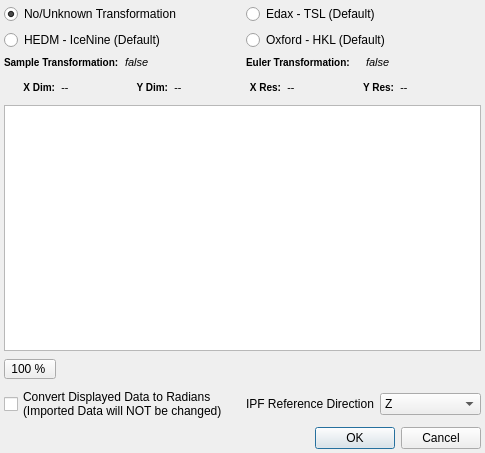
<?xml version="1.0" encoding="UTF-8"?>
<ui version="4.0">
 <class>QEbsdReferenceFrameDialog</class>
 <widget class="QDialog" name="QEbsdReferenceFrameDialog">
  <property name="geometry">
   <rect>
    <x>0</x>
    <y>0</y>
    <width>485</width>
    <height>453</height>
   </rect>
  </property>
  <property name="windowTitle">
   <string>Advanced Reference Frame Options</string>
  </property>
  <layout class="QGridLayout" name="gridLayout_2">
   <property name="leftMargin">
    <number>4</number>
   </property>
   <property name="topMargin">
    <number>4</number>
   </property>
   <property name="rightMargin">
    <number>4</number>
   </property>
   <property name="bottomMargin">
    <number>4</number>
   </property>
   <item row="6" column="0" colspan="2">
    <widget class="QDialogButtonBox" name="buttonBox">
     <property name="orientation">
      <enum>Qt::Horizontal</enum>
     </property>
     <property name="standardButtons">
      <set>QDialogButtonBox::Cancel|QDialogButtonBox::Ok</set>
     </property>
    </widget>
   </item>
   <item row="0" column="0">
    <layout class="QVBoxLayout" name="verticalLayout">
     <item>
      <widget class="QRadioButton" name="m_NoTransBtn">
       <property name="layoutDirection">
        <enum>Qt::LeftToRight</enum>
       </property>
       <property name="text">
        <string>No/Unknown Transformation</string>
       </property>
       <property name="checked">
        <bool>true</bool>
       </property>
      </widget>
     </item>
     <item>
      <widget class="QRadioButton" name="m_HEDMdefaultBtn">
       <property name="text">
        <string>HEDM - IceNine (Default)</string>
       </property>
      </widget>
     </item>
    </layout>
   </item>
   <item row="0" column="1">
    <layout class="QVBoxLayout" name="verticalLayout_2">
     <item>
      <widget class="QRadioButton" name="m_TSLdefaultBtn">
       <property name="text">
        <string>Edax - TSL (Default)</string>
       </property>
       <property name="shortcut">
        <string>Ctrl+S</string>
       </property>
       <property name="checked">
        <bool>false</bool>
       </property>
       <property name="autoExclusive">
        <bool>false</bool>
       </property>
      </widget>
     </item>
     <item>
      <widget class="QRadioButton" name="m_HKLdefaultBtn">
       <property name="layoutDirection">
        <enum>Qt::LeftToRight</enum>
       </property>
       <property name="text">
        <string>Oxford - HKL (Default)</string>
       </property>
      </widget>
     </item>
    </layout>
   </item>
   <item row="1" column="0" colspan="2">
    <layout class="QHBoxLayout" name="horizontalLayout_3" stretch="0,0,0,0">
     <property name="bottomMargin">
      <number>0</number>
     </property>
     <item>
      <widget class="QLabel" name="label_3">
       <property name="font">
        <font>
         <pointsize>-1</pointsize>
         <weight>75</weight>
         <bold>true</bold>
        </font>
       </property>
       <property name="styleSheet">
        <string notr="true">QLabel {
font-weight: bold;
font-size: 10px;
}</string>
       </property>
       <property name="text">
        <string>Sample Transformation:</string>
       </property>
       <property name="alignment">
        <set>Qt::AlignJustify|Qt::AlignVCenter</set>
       </property>
       <property name="wordWrap">
        <bool>false</bool>
       </property>
      </widget>
     </item>
     <item>
      <widget class="QLabel" name="m_SampleTransformationLabel">
       <property name="font">
        <font>
         <pointsize>-1</pointsize>
         <italic>true</italic>
        </font>
       </property>
       <property name="styleSheet">
        <string notr="true">QLabel {
	font-size: 11px;
	font-style: italic;
}</string>
       </property>
       <property name="text">
        <string>false</string>
       </property>
       <property name="scaledContents">
        <bool>true</bool>
       </property>
      </widget>
     </item>
     <item>
      <widget class="QLabel" name="label_21">
       <property name="font">
        <font>
         <pointsize>-1</pointsize>
         <weight>75</weight>
         <bold>true</bold>
        </font>
       </property>
       <property name="styleSheet">
        <string notr="true">QLabel {
font-weight: bold;
font-size: 10px;
}</string>
       </property>
       <property name="text">
        <string>Euler Transformation:</string>
       </property>
       <property name="alignment">
        <set>Qt::AlignJustify|Qt::AlignVCenter</set>
       </property>
       <property name="wordWrap">
        <bool>false</bool>
       </property>
      </widget>
     </item>
     <item>
      <widget class="QLabel" name="m_EulerTransformationLabel">
       <property name="font">
        <font>
         <pointsize>-1</pointsize>
         <italic>true</italic>
        </font>
       </property>
       <property name="styleSheet">
        <string notr="true">QLabel {
	font-size: 11px;
	font-style: italic;
}</string>
       </property>
       <property name="text">
        <string>false</string>
       </property>
       <property name="scaledContents">
        <bool>true</bool>
       </property>
      </widget>
     </item>
    </layout>
   </item>
   <item row="2" column="0" colspan="2">
    <layout class="QHBoxLayout" name="horizontalLayout_2">
     <property name="bottomMargin">
      <number>0</number>
     </property>
     <item>
      <widget class="QLabel" name="label_13">
       <property name="font">
        <font>
         <pointsize>-1</pointsize>
         <weight>75</weight>
         <bold>true</bold>
        </font>
       </property>
       <property name="styleSheet">
        <string notr="true">QLabel {
font-weight: bold;
font-size: 10px;
}</string>
       </property>
       <property name="text">
        <string>X Dim:</string>
       </property>
       <property name="alignment">
        <set>Qt::AlignRight|Qt::AlignTrailing|Qt::AlignVCenter</set>
       </property>
      </widget>
     </item>
     <item>
      <widget class="QLabel" name="m_XDim">
       <property name="font">
        <font>
         <pointsize>-1</pointsize>
         <italic>true</italic>
        </font>
       </property>
       <property name="styleSheet">
        <string notr="true">QLabel {
	font-size: 11px;
	font-style: italic;
}</string>
       </property>
       <property name="text">
        <string>--</string>
       </property>
       <property name="scaledContents">
        <bool>true</bool>
       </property>
      </widget>
     </item>
     <item>
      <widget class="QLabel" name="label_14">
       <property name="font">
        <font>
         <pointsize>-1</pointsize>
         <weight>75</weight>
         <bold>true</bold>
        </font>
       </property>
       <property name="styleSheet">
        <string notr="true">QLabel {
font-weight: bold;
font-size: 10px;
}</string>
       </property>
       <property name="text">
        <string>Y Dim:</string>
       </property>
       <property name="alignment">
        <set>Qt::AlignRight|Qt::AlignTrailing|Qt::AlignVCenter</set>
       </property>
      </widget>
     </item>
     <item>
      <widget class="QLabel" name="m_YDim">
       <property name="font">
        <font>
         <pointsize>-1</pointsize>
         <italic>true</italic>
        </font>
       </property>
       <property name="styleSheet">
        <string notr="true">QLabel {
	font-size: 11px;
	font-style: italic;
}</string>
       </property>
       <property name="text">
        <string>--</string>
       </property>
       <property name="scaledContents">
        <bool>true</bool>
       </property>
      </widget>
     </item>
     <item>
      <widget class="QLabel" name="label_16">
       <property name="font">
        <font>
         <pointsize>-1</pointsize>
         <weight>75</weight>
         <bold>true</bold>
        </font>
       </property>
       <property name="styleSheet">
        <string notr="true">QLabel {
font-weight: bold;
font-size: 10px;
}</string>
       </property>
       <property name="text">
        <string>X Res:</string>
       </property>
       <property name="alignment">
        <set>Qt::AlignRight|Qt::AlignTrailing|Qt::AlignVCenter</set>
       </property>
      </widget>
     </item>
     <item>
      <widget class="QLabel" name="m_XRes">
       <property name="font">
        <font>
         <pointsize>-1</pointsize>
         <italic>true</italic>
        </font>
       </property>
       <property name="styleSheet">
        <string notr="true">QLabel {
	font-size: 11px;
	font-style: italic;
}</string>
       </property>
       <property name="text">
        <string>--</string>
       </property>
       <property name="scaledContents">
        <bool>true</bool>
       </property>
      </widget>
     </item>
     <item>
      <widget class="QLabel" name="label_17">
       <property name="font">
        <font>
         <pointsize>-1</pointsize>
         <weight>75</weight>
         <bold>true</bold>
        </font>
       </property>
       <property name="styleSheet">
        <string notr="true">QLabel {
font-weight: bold;
font-size: 10px;
}</string>
       </property>
       <property name="text">
        <string>Y Res:</string>
       </property>
       <property name="alignment">
        <set>Qt::AlignRight|Qt::AlignTrailing|Qt::AlignVCenter</set>
       </property>
      </widget>
     </item>
     <item>
      <widget class="QLabel" name="m_YRes">
       <property name="font">
        <font>
         <pointsize>-1</pointsize>
         <italic>true</italic>
        </font>
       </property>
       <property name="styleSheet">
        <string notr="true">QLabel {
	font-size: 11px;
	font-style: italic;
}</string>
       </property>
       <property name="text">
        <string>--</string>
       </property>
       <property name="scaledContents">
        <bool>true</bool>
       </property>
      </widget>
     </item>
     <item>
      <widget class="QPushButton" name="showHelp">
       <property name="sizePolicy">
        <sizepolicy hsizetype="Fixed" vsizetype="Fixed">
         <horstretch>0</horstretch>
         <verstretch>0</verstretch>
        </sizepolicy>
       </property>
       <property name="minimumSize">
        <size>
         <width>24</width>
         <height>24</height>
        </size>
       </property>
       <property name="maximumSize">
        <size>
         <width>24</width>
         <height>24</height>
        </size>
       </property>
       <property name="text">
        <string/>
       </property>
       <property name="icon">
        <iconset resource="../../../../../Resources/icons/images/Icons.qrc">
         <normaloff>:/help2.png</normaloff>:/help2.png</iconset>
       </property>
       <property name="iconSize">
        <size>
         <width>24</width>
         <height>24</height>
        </size>
       </property>
       <property name="autoDefault">
        <bool>false</bool>
       </property>
       <property name="flat">
        <bool>true</bool>
       </property>
      </widget>
     </item>
    </layout>
   </item>
   <item row="4" column="0" colspan="2">
    <layout class="QHBoxLayout" name="horizontalLayout_5">
     <property name="spacing">
      <number>5</number>
     </property>
     <item>
      <widget class="QToolButton" name="zoomButton">
       <property name="maximumSize">
        <size>
         <width>16777</width>
         <height>20</height>
        </size>
       </property>
       <property name="font">
        <font>
         <weight>50</weight>
         <bold>false</bold>
        </font>
       </property>
       <property name="toolTip">
        <string>Set a specific zoon level</string>
       </property>
       <property name="statusTip">
        <string>Selects a set magnification level</string>
       </property>
       <property name="text">
        <string>100 % </string>
       </property>
       <property name="popupMode">
        <enum>QToolButton::InstantPopup</enum>
       </property>
       <property name="toolButtonStyle">
        <enum>Qt::ToolButtonTextOnly</enum>
       </property>
       <property name="arrowType">
        <enum>Qt::UpArrow</enum>
       </property>
      </widget>
     </item>
     <item>
      <widget class="QPushButton" name="zoomIn">
       <property name="sizePolicy">
        <sizepolicy hsizetype="Fixed" vsizetype="Fixed">
         <horstretch>0</horstretch>
         <verstretch>0</verstretch>
        </sizepolicy>
       </property>
       <property name="minimumSize">
        <size>
         <width>24</width>
         <height>24</height>
        </size>
       </property>
       <property name="maximumSize">
        <size>
         <width>24</width>
         <height>24</height>
        </size>
       </property>
       <property name="toolTip">
        <string>Zoom in to the image</string>
       </property>
       <property name="text">
        <string/>
       </property>
       <property name="icon">
        <iconset resource="../../../../../Resources/icons/images/Icons.qrc">
         <normaloff>:/zoom_in.png</normaloff>:/zoom_in.png</iconset>
       </property>
       <property name="iconSize">
        <size>
         <width>24</width>
         <height>24</height>
        </size>
       </property>
       <property name="flat">
        <bool>true</bool>
       </property>
      </widget>
     </item>
     <item>
      <widget class="QPushButton" name="zoomOut">
       <property name="sizePolicy">
        <sizepolicy hsizetype="Fixed" vsizetype="Fixed">
         <horstretch>0</horstretch>
         <verstretch>0</verstretch>
        </sizepolicy>
       </property>
       <property name="minimumSize">
        <size>
         <width>24</width>
         <height>24</height>
        </size>
       </property>
       <property name="maximumSize">
        <size>
         <width>24</width>
         <height>24</height>
        </size>
       </property>
       <property name="toolTip">
        <string>Zoon out from the image</string>
       </property>
       <property name="text">
        <string/>
       </property>
       <property name="icon">
        <iconset resource="../../../../../Resources/icons/images/Icons.qrc">
         <normaloff>:/zoom_out.png</normaloff>:/zoom_out.png</iconset>
       </property>
       <property name="iconSize">
        <size>
         <width>24</width>
         <height>24</height>
        </size>
       </property>
       <property name="flat">
        <bool>true</bool>
       </property>
      </widget>
     </item>
     <item>
      <widget class="QPushButton" name="fitToWindow">
       <property name="sizePolicy">
        <sizepolicy hsizetype="Fixed" vsizetype="Fixed">
         <horstretch>0</horstretch>
         <verstretch>0</verstretch>
        </sizepolicy>
       </property>
       <property name="minimumSize">
        <size>
         <width>24</width>
         <height>24</height>
        </size>
       </property>
       <property name="maximumSize">
        <size>
         <width>24</width>
         <height>24</height>
        </size>
       </property>
       <property name="toolTip">
        <string>Fit the image to the display area</string>
       </property>
       <property name="text">
        <string/>
       </property>
       <property name="icon">
        <iconset resource="../../../../../Resources/icons/images/Icons.qrc">
         <normaloff>:/fitToWindow.png</normaloff>:/fitToWindow.png</iconset>
       </property>
       <property name="iconSize">
        <size>
         <width>24</width>
         <height>24</height>
        </size>
       </property>
       <property name="flat">
        <bool>true</bool>
       </property>
      </widget>
     </item>
     <item>
      <spacer name="horizontalSpacer">
       <property name="orientation">
        <enum>Qt::Horizontal</enum>
       </property>
       <property name="sizeHint" stdset="0">
        <size>
         <width>40</width>
         <height>20</height>
        </size>
       </property>
      </spacer>
     </item>
    </layout>
   </item>
   <item row="5" column="0">
    <widget class="QCheckBox" name="degToRads">
     <property name="text">
      <string>Convert Displayed Data to Radians 
(Imported Data will NOT be changed)</string>
     </property>
    </widget>
   </item>
   <item row="5" column="1">
    <layout class="QHBoxLayout" name="horizontalLayout">
     <item>
      <widget class="QLabel" name="label">
       <property name="styleSheet">
        <string notr="true"/>
       </property>
       <property name="text">
        <string>IPF Reference Direction</string>
       </property>
      </widget>
     </item>
     <item>
      <widget class="QComboBox" name="refDir">
       <property name="currentIndex">
        <number>2</number>
       </property>
       <item>
        <property name="text">
         <string>X</string>
        </property>
       </item>
       <item>
        <property name="text">
         <string>Y</string>
        </property>
       </item>
       <item>
        <property name="text">
         <string>Z</string>
        </property>
       </item>
      </widget>
     </item>
    </layout>
   </item>
   <item row="3" column="0" colspan="2">
    <widget class="QtSGraphicsView" name="m_EbsdView"/>
   </item>
  </layout>
 </widget>
 <customwidgets>
  <customwidget>
   <class>QtSGraphicsView</class>
   <extends>QGraphicsView</extends>
   <header location="global">QtSGraphicsView.h</header>
   <slots>
    <slot>zoomIn()</slot>
    <slot>zoomOut()</slot>
    <slot>setZoomIndex(int)</slot>
    <slot>fitInView()</slot>
   </slots>
  </customwidget>
 </customwidgets>
 <resources>
  <include location="../../../../../Resources/icons/images/Icons.qrc"/>
 </resources>
 <connections>
  <connection>
   <sender>buttonBox</sender>
   <signal>accepted()</signal>
   <receiver>QEbsdReferenceFrameDialog</receiver>
   <slot>accept()</slot>
   <hints>
    <hint type="sourcelabel">
     <x>223</x>
     <y>748</y>
    </hint>
    <hint type="destinationlabel">
     <x>482</x>
     <y>266</y>
    </hint>
   </hints>
  </connection>
  <connection>
   <sender>buttonBox</sender>
   <signal>rejected()</signal>
   <receiver>QEbsdReferenceFrameDialog</receiver>
   <slot>reject()</slot>
   <hints>
    <hint type="sourcelabel">
     <x>174</x>
     <y>748</y>
    </hint>
    <hint type="destinationlabel">
     <x>4</x>
     <y>269</y>
    </hint>
   </hints>
  </connection>
  <connection>
   <sender>zoomIn</sender>
   <signal>clicked()</signal>
   <receiver>m_EbsdView</receiver>
   <slot>zoomIn()</slot>
   <hints>
    <hint type="sourcelabel">
     <x>76</x>
     <y>663</y>
    </hint>
    <hint type="destinationlabel">
     <x>80</x>
     <y>609</y>
    </hint>
   </hints>
  </connection>
  <connection>
   <sender>zoomOut</sender>
   <signal>clicked()</signal>
   <receiver>m_EbsdView</receiver>
   <slot>zoomOut()</slot>
   <hints>
    <hint type="sourcelabel">
     <x>103</x>
     <y>660</y>
    </hint>
    <hint type="destinationlabel">
     <x>115</x>
     <y>576</y>
    </hint>
   </hints>
  </connection>
 </connections>
</ui>
